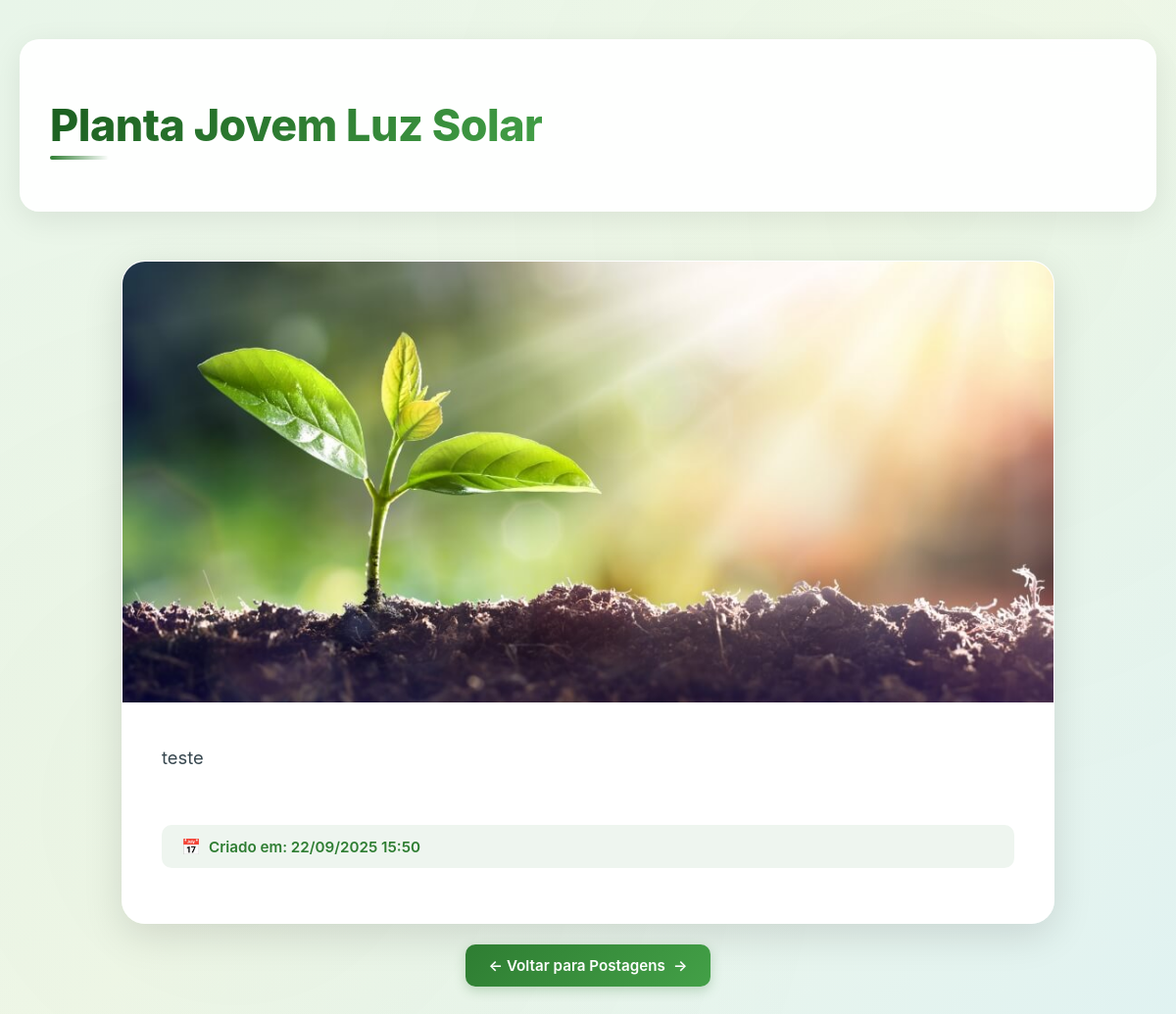
The app's page /post/1/ with its own data.
### comunicacao/models.py (models this page shows, shortened)
class Post(models.Model):
    titulo = models.CharField(max_length=200)
    conteudo = models.TextField()
    imagem = models.ImageField(upload_to="posts/imagens/", blank=True, null=True)
    video = models.FileField(upload_to="posts/videos/", blank=True, null=True)
    video_url = models.URLField(blank=True, null=True)
    publicado_em = models.DateTimeField(auto_now_add=True)

### dashboard/views.py (the view)
# urls.py: path('post/<int:pk>/', views.post_detail, name='post_detail'),
def post_detail(request, pk):
    post = get_object_or_404(Post, pk=pk)
    return render(request, 'dashboard/post_detail.html', {'post': post})

### dashboard/templates/dashboard/post_detail.html (shortened to what this page needs)
{% load static %}
<!DOCTYPE html>
<html lang="pt-BR">
<head>
    <link rel="stylesheet" href="{% static 'css/estilos_post.css' %}">
</head>
<body>
    <div class="container-postagens">
        <header class="header-posts">
            <h1>{{ post.titulo }}</h1>
        </header>
        <main>
            <div class="post-card post-detail-card">
                {% if post.imagem %}
                    <div class="post-image">
                        <img src="{{ post.imagem.url }}" alt="{{ post.titulo }}">
                    </div>
                {% endif %}
                <div class="post-content">
                    <p>{{ post.conteudo|linebreaksbr }}</p>
                    <small>Criado em: {{ post.publicado_em|date:"d/m/Y H:i" }}</small>
                </div>
            </div>
            <div style="text-align:center; margin-top:1.5rem;">
                <a href="{% url 'lista_postagens' %}" class="btn-detalhes">← Voltar para Postagens</a>
            </div>
        </main>
    </div>
</body>
</html>

### dashboard/static/css/estilos_post.css (style rules this page uses)
body { margin: 0; padding: 0; font-family: 'Inter', 'Segoe UI', Tahoma, Geneva, Verdana, sans-serif; background: linear-gradient(135deg, #e8f5e9 0%, #f1f8e9 50%, #e0f2f1 100%); background-attachment: fixed; color: #2c3e50; position: relative; }
body::before { content: ''; position: fixed; top: 0; left: 0; width: 100%; height: 100%; background-image: radial-gradient(circle at 20% 80%, rgba(46, 125, 50, 0.03) 0%, transparent 50%), radial-gradient(circle at 80% 20%, rgba(76, 175, 80, 0.03) 0%, transparent 50%); pointer-events: none; z-index: 0; }
.container-postagens { max-width: 1400px; margin: 0 auto; padding: 40px 20px; position: relative; z-index: 1; }
header { display: flex; flex-wrap: wrap; justify-content: space-between; align-items: center; margin-bottom: 50px; padding: 30px; background: rgba(255, 255, 255, 0.95); backdrop-filter: blur(10px); border-radius: 20px; box-shadow: 0 8px 32px rgba(0, 0, 0, 0.08); border: 1px solid rgba(255, 255, 255, 0.6); }
header h1 { font-size: 2.8rem; background: linear-gradient(135deg, #1b5e20, #2e7d32, #43a047); -webkit-background-clip: text; -webkit-text-fill-color: transparent; background-clip: text; font-weight: 800; letter-spacing: -0.5px; position: relative; display: inline-block; }
header h1::after { content: ''; position: absolute; bottom: -8px; left: 0; width: 60px; height: 4px; background: linear-gradient(90deg, #2e7d32, transparent); border-radius: 2px; }
.post-card { background: rgba(255, 255, 255, 0.98); backdrop-filter: blur(10px); border-radius: 20px; overflow: hidden; box-shadow: 0 8px 24px rgba(0, 0, 0, 0.06); transition: all 0.4s cubic-bezier(0.4, 0, 0.2, 1); border: 1px solid rgba(255, 255, 255, 0.8); position: relative; }
.post-card::before { content: ''; position: absolute; top: 0; left: 0; right: 0; height: 4px; background: linear-gradient(90deg, #2e7d32, #43a047, #66bb6a); opacity: 0; transition: opacity 0.3s ease; }
.post-image { position: relative; overflow: hidden; height: 240px; }
.post-image img { width: 100%; height: 100%; object-fit: cover; display: block; transition: all 0.4s cubic-bezier(0.4, 0, 0.2, 1); }
.post-image::after { content: ''; position: absolute; bottom: 0; left: 0; right: 0; height: 50%; background: linear-gradient(to top, rgba(0, 0, 0, 0.3), transparent); opacity: 0; transition: opacity 0.3s ease; }
.post-content { padding: 25px; display: flex; flex-direction: column; gap: 8px; }
.post-content p { font-size: 1rem; color: #546e7a; line-height: 1.7; margin: 0 0 12px 0; display: -webkit-box; -webkit-box-orient: vertical; overflow: hidden; }
.post-content small { font-size: 0.85rem; color: #90a4ae; margin: 0 0 16px 0; font-weight: 500; display: flex; align-items: center; gap: 6px; }
.post-content small::before { content: '📅'; font-size: 1rem; }
.btn-detalhes { text-decoration: none; background: linear-gradient(135deg, #2e7d32, #43a047); color: #fff; padding: 12px 24px; border-radius: 10px; font-size: 0.95rem; font-weight: 600; transition: all 0.3s ease; align-self: flex-start; box-shadow: 0 4px 12px rgba(46, 125, 50, 0.25); position: relative; overflow: hidden; }
.btn-detalhes::after { content: '→'; margin-left: 8px; transition: transform 0.3s ease; display: inline-block; }
.post-detail-card { max-width: 950px; margin: 2rem auto; background: rgba(255, 255, 255, 0.98); backdrop-filter: blur(10px); border-radius: 24px; box-shadow: 0 12px 40px rgba(0, 0, 0, 0.12); overflow: hidden; transition: all 0.4s ease; border: 1px solid rgba(255, 255, 255, 0.8); }
.post-detail-card::before { content: ''; position: absolute; top: 0; left: 0; right: 0; height: 5px; background: linear-gradient(90deg, #1b5e20, #2e7d32, #43a047, #66bb6a); }
.post-detail-card .post-image { height: 450px; }
.post-detail-card .post-content { padding: 40px; }
.post-detail-card .post-content p { font-size: 1.15rem; line-height: 1.8; color: #37474f; margin-bottom: 20px; text-align: justify; }
.post-detail-card .post-content small { display: flex; align-items: center; gap: 8px; margin-top: 1.5rem; padding: 12px 20px; background: rgba(46, 125, 50, 0.08); border-radius: 10px; color: #2e7d32; font-weight: 600; font-size: 0.95rem; }
.post-card { animation: fadeInUp 0.6s ease-out backwards; }
.post-card:nth-child(1) { animation-delay: 0.1s; }

### records on screen
Post: titulo "Planta Jovem Luz Solar", imagem (picture), conteudo "teste", publicado_em "22/09/2025 15:50"
